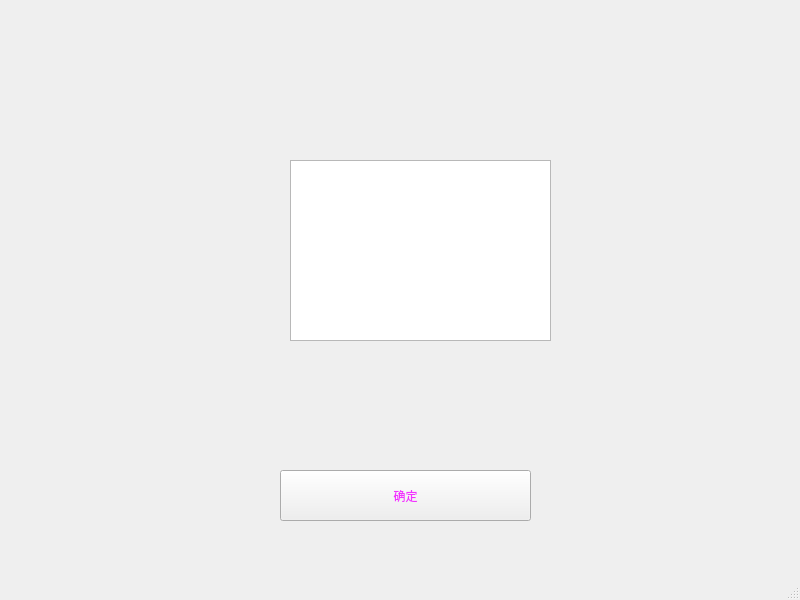
<?xml version="1.0" encoding="UTF-8"?>
<ui version="4.0">
 <class>MainWindow</class>
 <widget class="QMainWindow" name="MainWindow">
  <property name="geometry">
   <rect>
    <x>0</x>
    <y>0</y>
    <width>800</width>
    <height>600</height>
   </rect>
  </property>
  <property name="windowTitle">
   <string>MainWindow</string>
  </property>
  <widget class="QWidget" name="centralwidget">
   <widget class="QGraphicsView" name="graphicsView">
    <property name="geometry">
     <rect>
      <x>290</x>
      <y>160</y>
      <width>261</width>
      <height>181</height>
     </rect>
    </property>
    <property name="styleSheet">
     <string notr="true">border-image: url(:/wuding1/14.png);</string>
    </property>
   </widget>
   <widget class="QPushButton" name="bububu">
    <property name="geometry">
     <rect>
      <x>280</x>
      <y>470</y>
      <width>251</width>
      <height>51</height>
     </rect>
    </property>
    <property name="styleSheet">
     <string notr="true">color: rgb(242, 52, 255);
font: 8pt &quot;楷体&quot;;</string>
    </property>
    <property name="text">
     <string>确定</string>
    </property>
   </widget>
  </widget>
  <widget class="QMenuBar" name="menubar">
   <property name="geometry">
    <rect>
     <x>0</x>
     <y>0</y>
     <width>800</width>
     <height>22</height>
    </rect>
   </property>
  </widget>
  <widget class="QStatusBar" name="statusbar"/>
 </widget>
 <resources>
  <include location="../pic/wuding.qrc"/>
 </resources>
 <connections/>
</ui>
